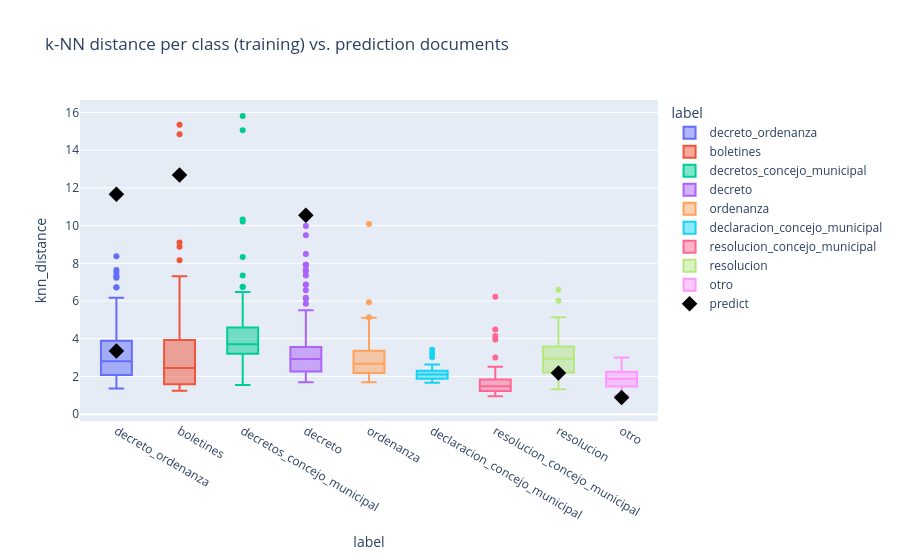

Notebook code cell kept with this figure:
### Markdown cell above
### 2. Per-class box plot -- cluster heterogeneity

One box per training class for `knn_distance`, prediction documents overlaid as diamonds positioned at their *predicted* class. A wide box (e.g. a broad catch-all class) visually explains why Mahalanobis's shared-covariance assumption breaks down for that class -- see the k-NN detection note in README.md.

### Code cell
fig_box = px.box(
    train_rows,
    x="label",
    y="knn_distance",
    color="label",
    points="outliers",
    title="k-NN distance per class (training) vs. prediction documents",
)
fig_box.add_scatter(
    x=predict_rows["label"],
    y=predict_rows["knn_distance"],
    mode="markers",
    marker={"color": "black", "size": 12, "symbol": "diamond"},
    name="predict",
    text=predict_rows["filename"],
)
fig_box.show()

### Figure 1 — Plotly figure (JSON) as saved in the notebook; plotly's stock layout.template omitted (floating-point values rounded to 4 significant figures; data arrays with more than 128 entries replaced by an {"elided": "..."} marker saying what was removed)
{"data": [{"alignmentgroup": "True", "boxpoints": "outliers", "hovertemplate": "label=%{x}<br>knn_distance=%{y}<extra></extra>", "legendgroup": "decreto_ordenanza", "marker": {"color": "#636efa"}, "name": "decreto_ordenanza", "notched": false, "offsetgroup": "decreto_ordenanza", "orientation": "v", "showlegend": true, "type": "box", "x": {"elided": "210 str values"}, "x0": " ", "xaxis": "x", "y": {"elided": "210 float values"}, "y0": " ", "yaxis": "y"}, {"alignmentgroup": "True", "boxpoints": "outliers", "hovertemplate": "label=%{x}<br>knn_distance=%{y}<extra></extra>", "legendgroup": "boletines", "marker": {"color": "#EF553B"}, "name": "boletines", "notched": false, "offsetgroup": "boletines", "orientation": "v", "showlegend": true, "type": "box", "x": {"elided": "210 str values"}, "x0": " ", "xaxis": "x", "y": {"elided": "210 float values"}, "y0": " ", "yaxis": "y"}, {"alignmentgroup": "True", "boxpoints": "outliers", "hovertemplate": "label=%{x}<br>knn_distance=%{y}<extra></extra>", "legendgroup": "decretos_concejo_municipal", "marker": {"color": "#00cc96"}, "name": "decretos_concejo_municipal", "notched": false, "offsetgroup": "decretos_concejo_municipal", "orientation": "v", "showlegend": true, "type": "box", "x": {"elided": "210 str values"}, "x0": " ", "xaxis": "x", "y": {"elided": "210 float values"}, "y0": " ", "yaxis": "y"}, {"alignmentgroup": "True", "boxpoints": "outliers", "hovertemplate": "label=%{x}<br>knn_distance=%{y}<extra></extra>", "legendgroup": "decreto", "marker": {"color": "#ab63fa"}, "name": "decreto", "notched": false, "offsetgroup": "decreto", "orientation": "v", "showlegend": true, "type": "box", "x": {"elided": "210 str values"}, "x0": " ", "xaxis": "x", "y": {"elided": "210 float values"}, "y0": " ", "yaxis": "y"}, {"alignmentgroup": "True", "boxpoints": "outliers", "hovertemplate": "label=%{x}<br>knn_distance=%{y}<extra></extra>", "legendgroup": "ordenanza", "marker": {"color": "#FFA15A"}, "name": "ordenanza", "notched": false, "offsetgroup": "ordenanza", "orientation": "v", "showlegend": true, "type": "box", "x": {"elided": "210 str values"}, "x0": " ", "xaxis": "x", "y": {"elided": "210 float values"}, "y0": " ", "yaxis": "y"}, {"alignmentgroup": "True", "boxpoints": "outliers", "hovertemplate": "label=%{x}<br>knn_distance=%{y}<extra></extra>", "legendgroup": "declaracion_concejo_municipal", "marker": {"color": "#19d3f3"}, "name": "declaracion_concejo_municipal", "notched": false, "offsetgroup": "declaracion_concejo_municipal", "orientation": "v", "showlegend": true, "type": "box", "x": ["declaracion_concejo_municipal", "declaracion_concejo_municipal", "declaracion_concejo_municipal", "declaracion_concejo_municipal", "declaracion_concejo_municipal", "declaracion_concejo_municipal", "declaracion_concejo_municipal", "declaracion_concejo_municipal", "declaracion_concejo_municipal", "declaracion_concejo_municipal", "declaracion_concejo_municipal", "declaracion_concejo_municipal", "declaracion_concejo_municipal", "declaracion_concejo_municipal", "declaracion_concejo_municipal", "declaracion_concejo_municipal", "declaracion_concejo_municipal", "declaracion_concejo_municipal", "declaracion_concejo_municipal", "declaracion_concejo_municipal", "declaracion_concejo_municipal", "declaracion_concejo_municipal", "declaracion_concejo_municipal", "declaracion_concejo_municipal", "declaracion_concejo_municipal", "declaracion_concejo_municipal"], "x0": " ", "xaxis": "x", "y": [2.634, 1.662, 1.867, 3.012, 2.146, 1.919, 2.246, 1.976, 2.243, 2.267, 1.871, 1.851, 2.495, 2.059, 3.42, 2.112, 1.852, 2.295, 2.044, 1.947, 2.592, 1.771, 1.764, 2.159, 2.09, 3.22], "y0": " ", "yaxis": "y"}, {"alignmentgroup": "True", "boxpoints": "outliers", "hovertemplate": "label=%{x}<br>knn_distance=%{y}<extra></extra>", "legendgroup": "resolucion_concejo_municipal", "marker": {"color": "#FF6692"}, "name": "resolucion_concejo_municipal", "notched": false, "offsetgroup": "resolucion_concejo_municipal", "orientation": "v", "showlegend": true, "type": "box", "x": ["resolucion_concejo_municipal", "resolucion_concejo_municipal", "resolucion_concejo_municipal", "resolucion_concejo_municipal", "resolucion_concejo_municipal", "resolucion_concejo_municipal", "resolucion_concejo_municipal", "resolucion_concejo_municipal", "resolucion_concejo_municipal", "resolucion_concejo_municipal", "resolucion_concejo_municipal", "resolucion_concejo_municipal", "resolucion_concejo_municipal", "resolucion_concejo_municipal", "resolucion_concejo_municipal", "resolucion_concejo_municipal", "resolucion_concejo_municipal", "resolucion_concejo_municipal", "resolucion_concejo_municipal", "resolucion_concejo_municipal", "resolucion_concejo_municipal", "resolucion_concejo_municipal", "resolucion_concejo_municipal", "resolucion_concejo_municipal", "resolucion_concejo_municipal", "resolucion_concejo_municipal", "resolucion_concejo_municipal", "resolucion_concejo_municipal", "resolucion_concejo_municipal", "resolucion_concejo_municipal", "resolucion_concejo_municipal", "resolucion_concejo_municipal", "resolucion_concejo_municipal", "resolucion_concejo_municipal", "resolucion_concejo_municipal", "resolucion_concejo_municipal", "resolucion_concejo_municipal", "resolucion_concejo_municipal", "resolucion_concejo_municipal", "resolucion_concejo_municipal", "resolucion_concejo_municipal", "resolucion_concejo_municipal", "resolucion_concejo_municipal", "resolucion_concejo_municipal", "resolucion_concejo_municipal", "resolucion_concejo_municipal", "resolucion_concejo_municipal", "resolucion_concejo_municipal", "resolucion_concejo_municipal", "resolucion_concejo_municipal", "resolucion_concejo_municipal", "resolucion_concejo_municipal", "resolucion_concejo_municipal", "resolucion_concejo_municipal", "resolucion_concejo_municipal", "resolucion_concejo_municipal", "resolucion_concejo_municipal", "resolucion_concejo_municipal", "resolucion_concejo_municipal", "resolucion_concejo_municipal", "resolucion_concejo_municipal", "resolucion_concejo_municipal", "resolucion_concejo_municipal", "resolucion_concejo_municipal", "resolucion_concejo_municipal", "resolucion_concejo_municipal", "resolucion_concejo_municipal", "resolucion_concejo_municipal", "resolucion_concejo_municipal", "resolucion_concejo_municipal", "resolucion_concejo_municipal", "resolucion_concejo_municipal", "resolucion_concejo_municipal", "resolucion_concejo_municipal", "resolucion_concejo_municipal", "resolucion_concejo_municipal", "resolucion_concejo_municipal", "resolucion_concejo_municipal", "resolucion_concejo_municipal", "resolucion_concejo_municipal", "resolucion_concejo_municipal", "resolucion_concejo_municipal", "resolucion_concejo_municipal", "resolucion_concejo_municipal", "resolucion_concejo_municipal", "resolucion_concejo_municipal", "resolucion_concejo_municipal", "resolucion_concejo_municipal", "resolucion_concejo_municipal", "resolucion_concejo_municipal", "resolucion_concejo_municipal", "resolucion_concejo_municipal", "resolucion_concejo_municipal", "resolucion_concejo_municipal", "resolucion_concejo_municipal", "resolucion_concejo_municipal", "resolucion_concejo_municipal", "resolucion_concejo_municipal", "resolucion_concejo_municipal", "resolucion_concejo_municipal", "resolucion_concejo_municipal", "resolucion_concejo_municipal", "resolucion_concejo_municipal", "resolucion_concejo_municipal", "resolucion_concejo_municipal", "resolucion_concejo_municipal", "resolucion_concejo_municipal", "resolucion_concejo_municipal", "resolucion_concejo_municipal", "resolucion_concejo_municipal", "resolucion_concejo_municipal", "resolucion_concejo_municipal", "resolucion_concejo_municipal", "resolucion_concejo_municipal", "resolucion_concejo_municipal", "resolucion_concejo_municipal", "resolucion_concejo_municipal"], "x0": " ", "xaxis": "x", "y": [1.273, 2.076, 1.312, 1.344, 0.9817, 1.498, 1.267, 1.044, 1.66, 2.999, 1.814, 1.572, 1.27, 1.154, 1.298, 1.801, 1.741, 0.9554, 1.75, 2.034, 1.353, 1.092, 2.437, 1.953, 1.999, 1.153, 1.758, 0.9625, 2.155, 1.37, 1.838, 1.8, 1.275, 0.9677, 1.576, 1.191, 6.221, 1.36, 1.458, 1.652, 1.084, 1.115, 2.289, 1.473, 1.335, 1.417, 1.264, 1.294, 1.358, 1.432, 1.352, 1.165, 0.9946, 1.625, 1.651, 2.507, 1.36, 1.185, 1.51, 1.138, 1.239, 1.479, 4.489, 1.502, 1.852, 1.972, 1.049, 1.299, 1.848, 1.55, 1.991, 1.124, 1.769, 1.01, 1.392, 3.964, 1.372, 2.144, 1.564, 0.9886, 2.172, 2.506, 1.425, 1.662, 1.812, 1.07, 2.034, 1.492, 1.288, 2.436, 1.607, 1.023, 1.621, 1.263, 2.092, 1.49, 1.065, 2.162, 4.15, 0.9749, 1.995, 2.415, 1.103, 1.236, 1.633, 2.266, 1.376, 1.17, 1.182, 1.099, 1.047, 1.267, 1.795, 2.035, 1.226, 1.477, 1.886], "y0": " ", "yaxis": "y"}, {"alignmentgroup": "True", "boxpoints": "outliers", "hovertemplate": "label=%{x}<br>knn_distance=%{y}<extra></extra>", "legendgroup": "resolucion", "marker": {"color": "#B6E880"}, "name": "resolucion", "notched": false, "offsetgroup": "resolucion", "orientation": "v", "showlegend": true, "type": "box", "x": ["resolucion", "resolucion", "resolucion", "resolucion", "resolucion", "resolucion", "resolucion", "resolucion", "resolucion", "resolucion", "resolucion", "resolucion", "resolucion", "resolucion", "resolucion", "resolucion", "resolucion", "resolucion", "resolucion", "resolucion", "resolucion", "resolucion", "resolucion", "resolucion", "resolucion", "resolucion", "resolucion", "resolucion", "resolucion", "resolucion", "resolucion", "resolucion", "resolucion", "resolucion", "resolucion", "resolucion", "resolucion", "resolucion", "resolucion", "resolucion", "resolucion", "resolucion", "resolucion", "resolucion", "resolucion", "resolucion", "resolucion", "resolucion", "resolucion", "resolucion", "resolucion", "resolucion", "resolucion", "resolucion", "resolucion", "resolucion", "resolucion", "resolucion", "resolucion", "resolucion", "resolucion", "resolucion", "resolucion", "resolucion", "resolucion", "resolucion", "resolucion", "resolucion", "resolucion", "resolucion", "resolucion", "resolucion", "resolucion", "resolucion", "resolucion", "resolucion", "resolucion", "resolucion", "resolucion", "resolucion", "resolucion", "resolucion", "resolucion", "resolucion", "resolucion", "resolucion", "resolucion", "resolucion", "resolucion", "resolucion", "resolucion", "resolucion", "resolucion", "resolucion", "resolucion", "resolucion", "resolucion", "resolucion", "resolucion", "resolucion", "resolucion", "resolucion", "resolucion", "resolucion", "resolucion", "resolucion", "resolucion", "resolucion", "resolucion", "resolucion", "resolucion", "resolucion", "resolucion", "resolucion", "resolucion", "resolucion", "resolucion", "resolucion", "resolucion"], "x0": " ", "xaxis": "x", "y": [1.738, 3.11, 3.969, 2.824, 2.077, 3.609, 5.134, 2.887, 2.596, 2.017, 2.581, 2.826, 4.469, 3.859, 1.601, 1.8, 1.692, 2.931, 2.204, 2.094, 2.093, 3.803, 2.205, 2.399, 2.664, 6.015, 2.592, 3.728, 1.485, 3.187, 3.415, 3.008, 3.161, 2.94, 3.484, 3.745, 2.885, 2.143, 3.281, 2.466, 2.692, 1.322, 3.827, 1.88, 4.566, 4.14, 4.036, 1.734, 2.027, 3.947, 3.593, 3.764, 1.962, 3.039, 2.862, 1.95, 1.586, 3.244, 4.035, 3.174, 1.773, 6.6, 3.52, 1.342, 4.51, 1.969, 2.741, 4.004, 2.703, 2.312, 2.143, 1.433, 4.264, 3.838, 2.726, 3.094, 1.722, 2.25, 2.717, 2.679, 4.337, 2.114, 2.312, 2.942, 3.485, 4.597, 4.29, 3.572, 3.905, 1.853, 3.783, 3.082, 2.754, 3.775, 2.961, 3.495, 1.649, 3.95, 2.728, 2.516, 3.062, 2.324, 3.056, 1.345, 2.758, 3.235, 2.749, 1.808, 2.535, 3.301, 3.099, 2.955, 1.738, 2.344, 3.005, 3.471, 2.979, 3.051, 3.951], "y0": " ", "yaxis": "y"}, {"alignmentgroup": "True", "boxpoints": "outliers", "hovertemplate": "label=%{x}<br>knn_distance=%{y}<extra></extra>", "legendgroup": "otro", "marker": {"color": "#FF97FF"}, "name": "otro", "notched": false, "offsetgroup": "otro", "orientation": "v", "showlegend": true, "type": "box", "x": ["otro", "otro", "otro", "otro", "otro", "otro", "otro", "otro", "otro", "otro", "otro", "otro", "otro", "otro", "otro", "otro", "otro", "otro", "otro", "otro", "otro", "otro", "otro", "otro", "otro", "otro", "otro", "otro", "otro", "otro", "otro", "otro"], "x0": " ", "xaxis": "x", "y": [1.781, 1.781, 2.26, 1.911, 1.763, 1.834, 1.264, 2.841, 1.177, 2.314, 1.036, 2.061, 1.113, 1.548, 1.534, 2.41, 0.9928, 1.01, 2.74, 2.192, 1.733, 1.886, 2.236, 3.004, 1.941, 2.792, 1.704, 1.389, 1.909, 2.31, 1.067, 1.9], "y0": " ", "yaxis": "y"}, {"marker": {"color": "black", "size": 12, "symbol": "diamond"}, "mode": "markers", "name": "predict", "text": ["document_predict_1.pdf", "document_predict_2.pdf", "document_predict_3.pdf", "document_predict_4.pdf", "document_predict_5.pdf", "document_predict_6.pdf"], "type": "scatter", "x": ["resolucion", "decreto_ordenanza", "decreto", "otro", "boletines", "decreto_ordenanza"], "y": [2.18, 11.66, 10.55, 0.8852, 12.68, 3.348]}], "layout": {"boxmode": "overlay", "legend": {"title": {"text": "label"}, "tracegroupgap": 0}, "title": {"text": "k-NN distance per class (training) vs. prediction documents"}, "xaxis": {"anchor": "y", "categoryarray": ["decreto_ordenanza", "boletines", "decretos_concejo_municipal", "decreto", "ordenanza", "declaracion_concejo_municipal", "resolucion_concejo_municipal", "resolucion", "otro"], "categoryorder": "array", "domain": [0, 1], "title": {"text": "label"}}, "yaxis": {"anchor": "x", "domain": [0, 1], "title": {"text": "knn_distance"}}}}
